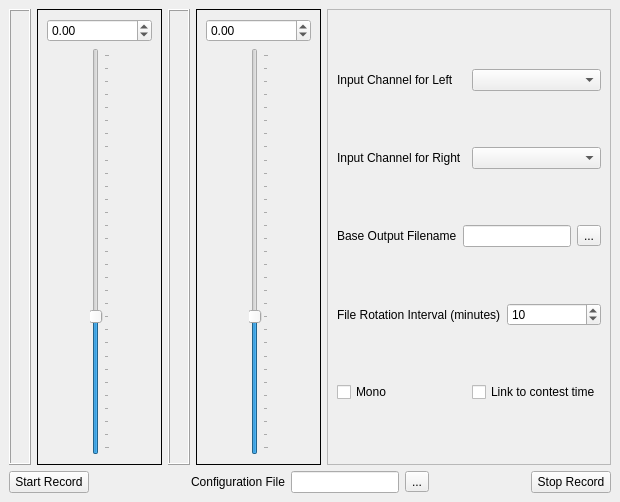
<?xml version="1.0" encoding="UTF-8"?>
<ui version="4.0">
 <class>MainWindow</class>
 <widget class="QMainWindow" name="MainWindow">
  <property name="geometry">
   <rect>
    <x>0</x>
    <y>0</y>
    <width>620</width>
    <height>502</height>
   </rect>
  </property>
  <property name="windowTitle">
   <string>Minos Rig Recorder</string>
  </property>
  <widget class="QWidget" name="centralwidget">
   <layout class="QVBoxLayout" name="verticalLayout_2">
    <item>
     <layout class="QHBoxLayout" name="horizontalLayout">
      <item>
       <layout class="QHBoxLayout" name="horizontalLayout_8">
        <item>
         <widget class="QFrame" name="frame">
          <property name="frameShape">
           <enum>QFrame::Shape::Box</enum>
          </property>
          <property name="frameShadow">
           <enum>QFrame::Shadow::Raised</enum>
          </property>
          <layout class="QVBoxLayout" name="verticalLayout_3">
           <item>
            <widget class="LevelMeter" name="levelMeter" native="true"/>
           </item>
          </layout>
         </widget>
        </item>
        <item>
         <widget class="QFrame" name="frame1">
          <property name="frameShape">
           <enum>QFrame::Shape::Box</enum>
          </property>
          <layout class="QVBoxLayout" name="verticalLayout_4">
           <item>
            <widget class="QDoubleSpinBox" name="recordLevel">
             <property name="minimum">
              <double>-10.000000000000000</double>
             </property>
             <property name="maximum">
              <double>20.000000000000000</double>
             </property>
            </widget>
           </item>
           <item>
            <layout class="QHBoxLayout" name="horizontalLayout_6">
             <item>
              <spacer name="horizontalSpacer_3">
               <property name="orientation">
                <enum>Qt::Orientation::Horizontal</enum>
               </property>
               <property name="sizeHint" stdset="0">
                <size>
                 <width>13</width>
                 <height>17</height>
                </size>
               </property>
              </spacer>
             </item>
             <item>
              <widget class="QSlider" name="recordSlider">
               <property name="minimum">
                <number>-100</number>
               </property>
               <property name="maximum">
                <number>200</number>
               </property>
               <property name="orientation">
                <enum>Qt::Orientation::Vertical</enum>
               </property>
               <property name="tickPosition">
                <enum>QSlider::TickPosition::TicksBelow</enum>
               </property>
               <property name="tickInterval">
                <number>10</number>
               </property>
              </widget>
             </item>
             <item>
              <spacer name="horizontalSpacer_4">
               <property name="orientation">
                <enum>Qt::Orientation::Horizontal</enum>
               </property>
               <property name="sizeHint" stdset="0">
                <size>
                 <width>13</width>
                 <height>17</height>
                </size>
               </property>
              </spacer>
             </item>
            </layout>
           </item>
          </layout>
         </widget>
        </item>
       </layout>
      </item>
      <item>
       <layout class="QHBoxLayout" name="horizontalLayout_10">
        <item>
         <widget class="QFrame" name="frame_2">
          <property name="frameShape">
           <enum>QFrame::Shape::Box</enum>
          </property>
          <property name="frameShadow">
           <enum>QFrame::Shadow::Raised</enum>
          </property>
          <layout class="QVBoxLayout" name="verticalLayout_5">
           <item>
            <widget class="LevelMeter" name="levelMeter_2" native="true"/>
           </item>
          </layout>
         </widget>
        </item>
        <item>
         <widget class="QFrame" name="frame1_2">
          <property name="frameShape">
           <enum>QFrame::Shape::Box</enum>
          </property>
          <layout class="QVBoxLayout" name="verticalLayout_6">
           <item>
            <widget class="QDoubleSpinBox" name="recordLevel_2">
             <property name="minimum">
              <double>-10.000000000000000</double>
             </property>
             <property name="maximum">
              <double>20.000000000000000</double>
             </property>
            </widget>
           </item>
           <item>
            <layout class="QHBoxLayout" name="horizontalLayout_11">
             <item>
              <spacer name="horizontalSpacer_5">
               <property name="orientation">
                <enum>Qt::Orientation::Horizontal</enum>
               </property>
               <property name="sizeHint" stdset="0">
                <size>
                 <width>13</width>
                 <height>17</height>
                </size>
               </property>
              </spacer>
             </item>
             <item>
              <widget class="QSlider" name="recordSlider_2">
               <property name="minimum">
                <number>-100</number>
               </property>
               <property name="maximum">
                <number>200</number>
               </property>
               <property name="orientation">
                <enum>Qt::Orientation::Vertical</enum>
               </property>
               <property name="tickPosition">
                <enum>QSlider::TickPosition::TicksBelow</enum>
               </property>
               <property name="tickInterval">
                <number>10</number>
               </property>
              </widget>
             </item>
             <item>
              <spacer name="horizontalSpacer_6">
               <property name="orientation">
                <enum>Qt::Orientation::Horizontal</enum>
               </property>
               <property name="sizeHint" stdset="0">
                <size>
                 <width>13</width>
                 <height>17</height>
                </size>
               </property>
              </spacer>
             </item>
            </layout>
           </item>
          </layout>
         </widget>
        </item>
       </layout>
      </item>
      <item>
       <widget class="QFrame" name="detailsFrame">
        <property name="frameShape">
         <enum>QFrame::Shape::StyledPanel</enum>
        </property>
        <property name="frameShadow">
         <enum>QFrame::Shadow::Raised</enum>
        </property>
        <layout class="QVBoxLayout" name="verticalLayout">
         <item>
          <layout class="QHBoxLayout" name="horizontalLayout_2">
           <item>
            <widget class="QLabel" name="label">
             <property name="text">
              <string>Input Channel for Left</string>
             </property>
            </widget>
           </item>
           <item>
            <widget class="QComboBox" name="inChannelCB"/>
           </item>
          </layout>
         </item>
         <item>
          <layout class="QHBoxLayout" name="horizontalLayout_9">
           <item>
            <widget class="QLabel" name="label_2">
             <property name="text">
              <string>Input Channel for Right</string>
             </property>
            </widget>
           </item>
           <item>
            <widget class="QComboBox" name="inChannelCB_2"/>
           </item>
          </layout>
         </item>
         <item>
          <layout class="QHBoxLayout" name="horizontalLayout_4">
           <item>
            <widget class="QLabel" name="label_3">
             <property name="text">
              <string>Base Output Filename</string>
             </property>
            </widget>
           </item>
           <item>
            <widget class="QLineEdit" name="baseFilename"/>
           </item>
           <item>
            <widget class="QToolButton" name="baseFileBrowse">
             <property name="text">
              <string>...</string>
             </property>
            </widget>
           </item>
          </layout>
         </item>
         <item>
          <layout class="QHBoxLayout" name="horizontalLayout_5">
           <item>
            <widget class="QLabel" name="label_4">
             <property name="text">
              <string>File Rotation Interval (minutes)</string>
             </property>
            </widget>
           </item>
           <item>
            <widget class="QSpinBox" name="rotInterval">
             <property name="minimum">
              <number>1</number>
             </property>
             <property name="maximum">
              <number>120</number>
             </property>
             <property name="value">
              <number>10</number>
             </property>
            </widget>
           </item>
          </layout>
         </item>
         <item>
          <layout class="QHBoxLayout" name="horizontalLayout_7">
           <item>
            <widget class="QCheckBox" name="monoCb">
             <property name="text">
              <string>Mono</string>
             </property>
            </widget>
           </item>
           <item>
            <widget class="QCheckBox" name="contestLinkCB">
             <property name="text">
              <string>Link to contest time</string>
             </property>
            </widget>
           </item>
          </layout>
         </item>
        </layout>
       </widget>
      </item>
     </layout>
    </item>
    <item>
     <layout class="QHBoxLayout" name="horizontalLayout_3">
      <item>
       <widget class="QPushButton" name="startRecButton">
        <property name="text">
         <string>Start Record</string>
        </property>
       </widget>
      </item>
      <item>
       <spacer name="horizontalSpacer_2">
        <property name="orientation">
         <enum>Qt::Orientation::Horizontal</enum>
        </property>
        <property name="sizeHint" stdset="0">
         <size>
          <width>40</width>
          <height>20</height>
         </size>
        </property>
       </spacer>
      </item>
      <item>
       <widget class="QLabel" name="label_5">
        <property name="text">
         <string>Configuration File</string>
        </property>
       </widget>
      </item>
      <item>
       <widget class="QLineEdit" name="rrConfigEdit"/>
      </item>
      <item>
       <widget class="QToolButton" name="rrConfigBrowse">
        <property name="text">
         <string>...</string>
        </property>
       </widget>
      </item>
      <item>
       <spacer name="horizontalSpacer">
        <property name="orientation">
         <enum>Qt::Orientation::Horizontal</enum>
        </property>
        <property name="sizeHint" stdset="0">
         <size>
          <width>40</width>
          <height>20</height>
         </size>
        </property>
       </spacer>
      </item>
      <item>
       <widget class="QPushButton" name="stopRecButton">
        <property name="text">
         <string>Stop Record</string>
        </property>
       </widget>
      </item>
     </layout>
    </item>
   </layout>
  </widget>
 </widget>
 <customwidgets>
  <customwidget>
   <class>LevelMeter</class>
   <extends>QWidget</extends>
   <header>levelmeter.h</header>
   <container>1</container>
  </customwidget>
 </customwidgets>
 <resources/>
 <connections/>
</ui>
